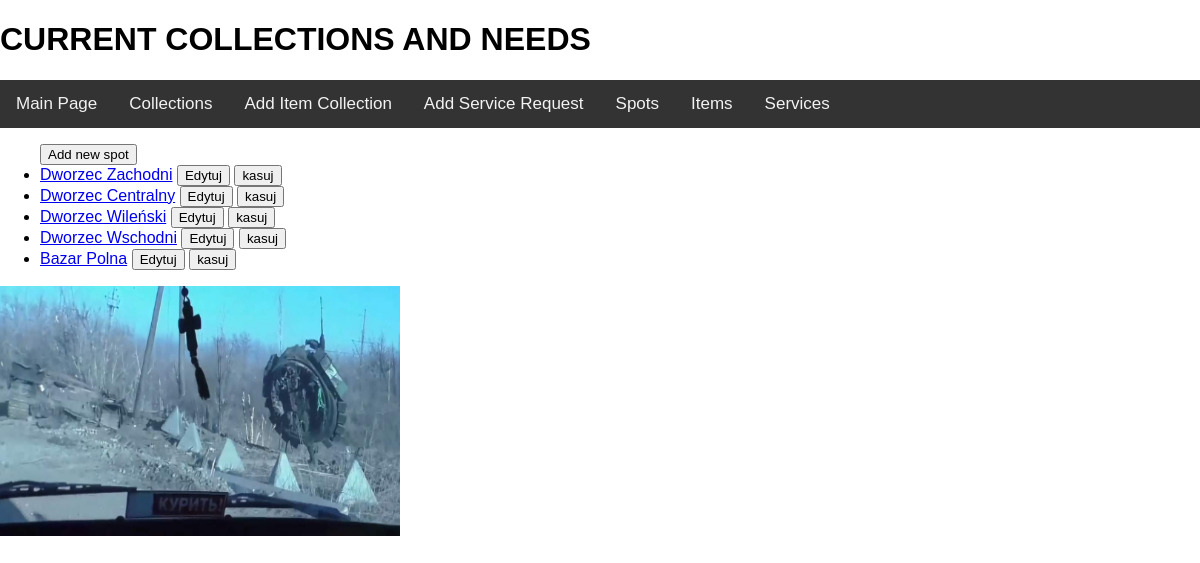
Screenshot of /AidplannerApp/collections/show_spot/ with the database file from the repository.
### AidplannerApp/models.py (models this page shows)
class Spot(models.Model):
    def __str__(self):
        return self.name
    def get_absolute_url(self):
        return reverse('show_detail_spot', kwargs={'id': self.id})
    def get_update_url(self):
        return reverse('update_spot', kwargs={'id': self.id})
    def get_delete_url(self):
        return reverse('delete_spot', kwargs={'id': self.id})
    name = models.CharField(max_length=64)
    address = models.CharField(max_length=128)
    details = models.TextField(null=True)

### AidplannerApp/views.py (the view)
# urls.py: path('collections/show_spot/', views.ShowSpot.as_view(), name='show_spot'),
class ShowSpot(View):
    def get(self, request):
        return render(request, 'list.html', {'object_list': Spot.objects.all(), 'spot': 'spot'})

### templates/list.html
{% extends 'collections.html' %}
{% block MAINBLOCK %}
    <ul>
        {% if spot %}
            <a href={% url 'add_spot' %}> <button>Add new spot</button></a>
        {% endif %}
        {% for item in object_list %}
            <li>
                <a href="{{ item.get_absolute_url }}">{{item}}</a>
                <a href="{{ item.get_update_url }}"> <button>Edytuj</button></a>
                <a href="{{ item.get_delete_url }}"> <button>kasuj</button></a>
            </li>
        {% endfor %}
    </ul>
{% endblock %}

### AidplannerApp/static/css/base.css (style rules this page uses)
body { margin: 0; font-family: Arial, Helvetica, sans-serif; }
:root { --link-color: #ff6600; --light-link-color: #fffffa; --background-color: #4b4c4a; --lighter-background-color: #5a615f; --lighter-text-color: #9fa292; --dark-text: #000000; --blue: #007bff; --yellow: #ffc107; --green: #1e7e34; font-size: 16px; }

### rows the page displays
Spot: name "Dworzec Zachodni"
Spot: name "Dworzec Centralny"
Spot: name "Dworzec Wileński"
Spot: name "Dworzec Wschodni"
Spot: name "Bazar Polna"
